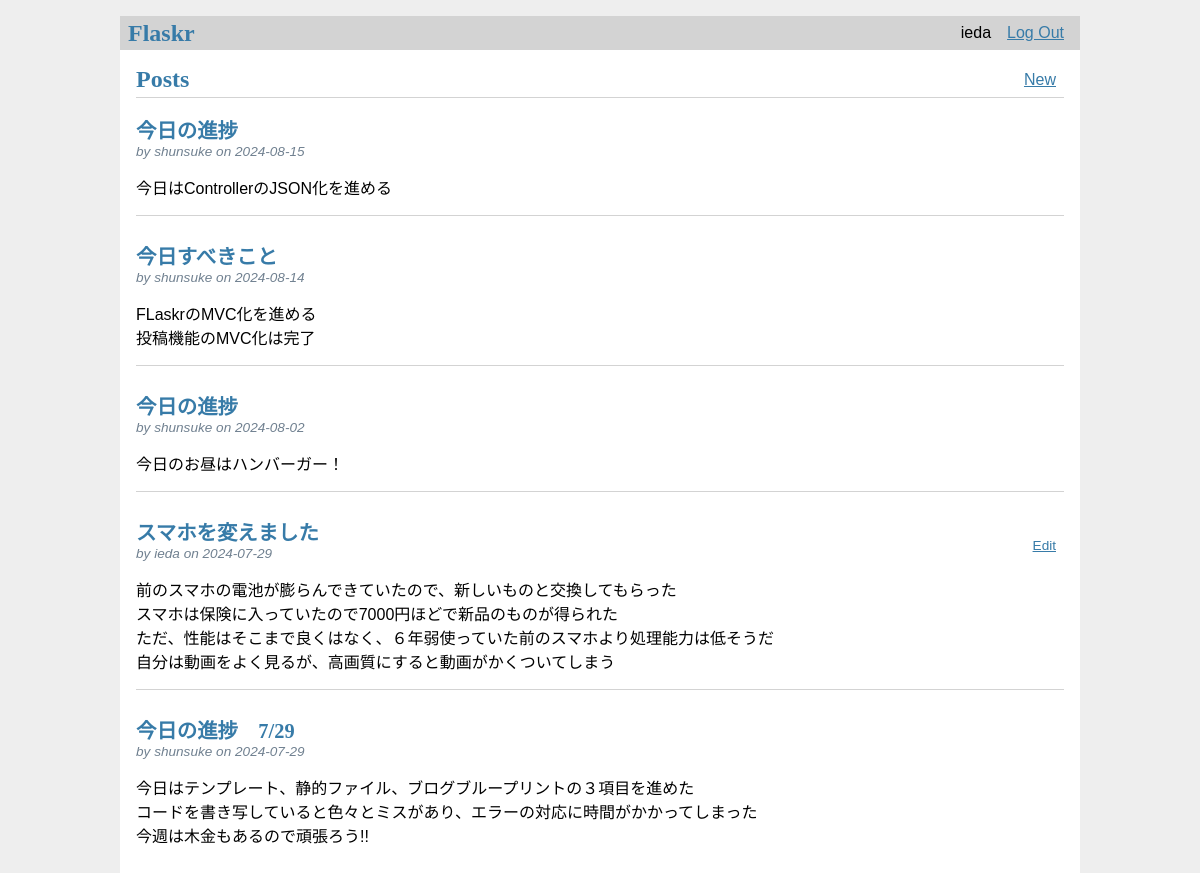
The app's page / (signed in) with its own data.
### tables this page shows
CREATE TABLE user(
    id INTEGER PRIMARY KEY AUTOINCREMENT,   /*IDは整数のインクリメント*/
    username TEXT UNIQUE NOT NULL,  /*usernameはテキストで一意に定まり、Nullはダメ*/
    password TEXT NOT NULL  /*passwordもテキストで、Nullはダメ*/
);

CREATE TABLE post(
    id INTEGER PRIMARY KEY AUTOINCREMENT,   /*ポストのIDは整数のインクリメント*/
    author_id INTEGER NOT NULL, /*ポスト投稿者のID*/
    created TIMESTAMP NOT NULL DEFAULT CURRENT_TIMESTAMP,
    title TEXT NOT NULL,
    body TEXT NOT NULL,
    FOREIGN KEY (author_id) REFERENCES user (id)
);

### flaskr/blog.py (the view)
@bp.route('/')
def index():
    posts = Post.index()
    return render_template('blog/index.html', posts=posts)

### flaskr/auth.py (called while the page is built)
@bp.before_app_request
def load_logged_in_user():
    user_id = session.get('user_id')
    g.user = User.load_logged_in_user(user_id)

### flaskr/db.py (called while the page is built)
def get_db():
    if 'db' not in g:
        g.db = sqlite3.connect( #DATABASE構成キーが指すファイルへの接続を行う
            current_app.config['DATABASE'],
            detect_types = sqlite3.PARSE_DECLTYPES
        )
        g.db.row_factory = sqlite3.Row
    return g.db

### flaskr/models/post.py (called while the page is built)
    @classmethod #全ての投稿の情報を取得して返す
    def index(cls):
        db = get_db()
        posts = db.execute(
            'SELECT p.id, title, body, created, author_id, username'
            #postテーブルpとuserテーブルuから、pの投稿者IDとuのIDを一致させる
            ' FROM post p JOIN user u ON p.author_id = u.id'
            #作成日時(created)で降順に並び替え、最新が一番上に来る
            ' ORDER BY created DESC'
        ).fetchall()#クエリの結果を全て取得
        return posts

### flaskr/models/user.py (called while the page is built)
    @classmethod #ユーザがログインしているかどうかを確認し、ユーザ情報を取得
    def load_logged_in_user(cls,user_id):
        if user_id is None:
            user = None
        else:
            user = get_db().execute(
                'SELECT * FROM user WHERE id = ?', (user_id,)
            ).fetchone()
        ins = user
        return ins

### flaskr/templates/blog/index.html
{% extends 'base.html' %}
{% block header %}
  <h1>{% block title %}Posts{% endblock %}</h1>
  {% if g.user %}
    <a class="action" href="{{ url_for('blog.create') }}">New</a>
  {% endif %}
{% endblock %}
{% block content %}
  {% for post in posts %}
    <article class="post">
      <header>
        <div>
          <h1>{{ post['title'] }}</h1>
          <div class="about">by {{ post['username'] }} on {{ post['created'].strftime('%Y-%m-%d') }}</div>
        </div>
        {% if g.user['id'] == post['author_id'] %}
          <a class="action" href="{{ url_for('blog.update', id=post['id']) }}">Edit</a>
        {% endif %}
      </header>
      <p class="body">{{ post['body'] }}</p>
    </article>
    {% if not loop.last %}
      <hr>
    {% endif %}
  {% endfor %}
{% endblock %}

### flaskr/templates/base.html (shortened to what this page needs)
<!doctype html>
<link rel="stylesheet" href="{{ url_for('static', filename='style.css') }}">
<nav>
  <h1>Flaskr</h1>
  <ul>
    {% if g.user %}
      <li><span>{{ g.user['username'] }}</span>
      <li><a href="{{ url_for('auth.logout') }}">Log Out</a>
    {% else %}
      <li><a href="{{ url_for('auth.register') }}">Register</a>
      <li><a href="{{ url_for('auth.login') }}">Log In</a>
    {% endif %}
  </ul>
</nav>
<section class="content">
  <header>
    {% block header %}{% endblock %}
  </header>
  {% block content %}{% endblock %}
</section>

### flaskr/static/style.css (style rules this page uses)
h1 { font-family: serif; color: #377ba8; margin: 1rem 0; }
a { color: #377ba8; }
hr { border: none; border-top: 1px solid lightgray; }
nav { background: lightgray; display: flex; align-items: center; padding: 0 0.5rem; }
nav h1 { flex: auto; margin: 0; }
nav ul { display: flex; list-style: none; margin: 0; padding: 0; }
nav ul li a, nav ul li span, header .action { display: block; padding: 0.5rem; }
.content { padding: 0 1rem 1rem; }
.content > header { border-bottom: 1px solid lightgray; display: flex; align-items: flex-end; }
.content > header h1 { flex: auto; margin: 1rem 0 0.25rem 0; }
.post > header { display: flex; align-items: flex-end; font-size: 0.85em; }
.post > header > div:first-of-type { flex: auto; }
.post > header h1 { font-size: 1.5em; margin-bottom: 0; }
.post .about { color: slategray; font-style: italic; }
.post .body { white-space: pre-line; }
.content:last-child { margin-bottom: 0; }

### records on screen
user: user.username "ieda"
post: title "今日の進捗", username "shunsuke", created "2024-08-15", body "今日はControllerのJSON化を進める"
post: title "今日すべきこと", username "shunsuke", created "2024-08-14", body "FLaskrのMVC化を進める 投稿機能のMVC化は完了"
post: title "今日の進捗", username "shunsuke", created "2024-08-02", body "今日のお昼はハンバーガー！"
post: title "スマホを変えました", username "ieda", created "2024-07-29", body "前のスマホの電池が膨らんできていたので、新しいものと交換してもらった スマホは保険に入っていたので7000円ほどで新品のものが得られた ただ、性能はそこまで良くはなく、６年弱使っていた前のスマホより処理能力は低そうだ 自分は動画をよく見るが、高画質にすると動画がかくついてしまう"
post: title "今日の進捗 7/29", username "shunsuke", created "2024-07-29", body "今日はテンプレート、静的ファイル、ブログブループリントの３項目を進めた コードを書き写していると色々とミスがあり、エラーの対応に時間がかかってしまった 今週は木金もあるので頑張ろう!!"
